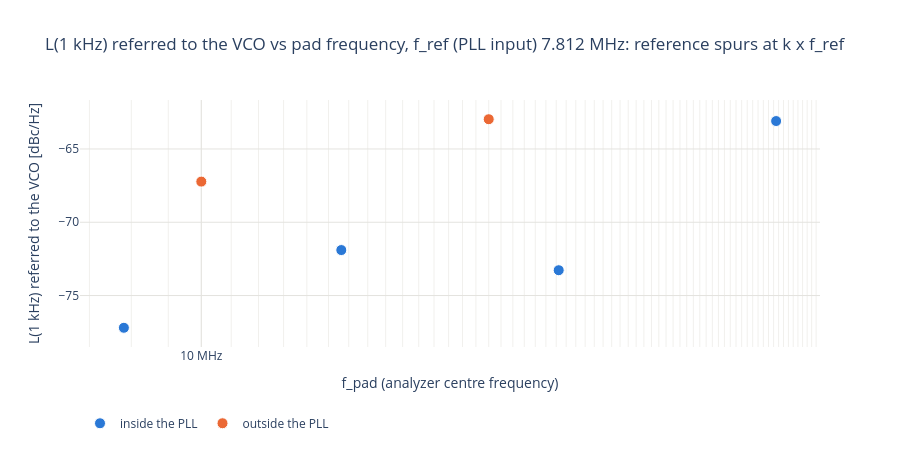

Source (notebook cell):
### Code cell
# L(f) at 1 kHz referred to the VCO vs pad frequency: the same VCO behind every divider, so this should be flat as
# long as the divider and the pad add less noise than the divided VCO. Colour = path.
fig = go.Figure()
for path, d in divs[divs["L_vco_1000"].notna()].groupby("path"):
    fig.add_scatter(x=d["f_out_meas"] / 1e6, y=d["L_vco_1000"], mode="markers", name=path,
                    marker=dict(size=11, color=PATH_COLORS[path], line=dict(color="white", width=1)),
                    customdata=np.c_[d["divider"], d["total_div"], d["L_out_1000"]],
                    hovertemplate=("%{customdata[0]} (/%{customdata[1]}): pad %{x:.4g} MHz, %{y:.1f} dBc/Hz at the VCO "
                                   "(%{customdata[2]:.1f} dBc/Hz on the pad)<extra></extra>"))
fig.update_layout(title=f"L(1 kHz) referred to the VCO vs pad frequency, {REF_TXT}", template="plotly_white",
                  height=450, legend=dict(orientation="h", y=-0.25))
fig.update_xaxes(title="f_pad (analyzer centre frequency)", gridcolor=GRID, **FREQ_AXIS)
fig.update_yaxes(title="L(1 kHz) referred to the VCO [dBc/Hz]", gridcolor=GRID)
save(fig, "L_vco_1k_vs_f_pad")

### Figure 1 — Plotly figure (JSON) as saved in the notebook; plotly's stock layout.template omitted (floating-point values rounded to 4 significant figures)
{"data": [{"customdata": [["int /16", 16, -87.18], ["int /32", 32, -103.4], ["int /64", 64, -108.0], ["int /128", 128, -119.3]], "hovertemplate": "%{customdata[0]} (/%{customdata[1]}): pad %{x:.4g} MHz, %{y:.1f} dBc/Hz at the VCO (%{customdata[2]:.1f} dBc/Hz on the pad)<extra></extra>", "marker": {"color": "#2a78d6", "line": {"color": "white", "width": 1}, "size": 11}, "mode": "markers", "name": "inside the PLL", "type": "scatter", "x": [62.5, 31.25, 15.62, 7.812], "y": [-63.09, -73.27, -71.9, -77.2]}, {"customdata": [["ext /4 x /10", 40, -95.01], ["ext /1 x /100", 100, -107.2]], "hovertemplate": "%{customdata[0]} (/%{customdata[1]}): pad %{x:.4g} MHz, %{y:.1f} dBc/Hz at the VCO (%{customdata[2]:.1f} dBc/Hz on the pad)<extra></extra>", "marker": {"color": "#eb6834", "line": {"color": "white", "width": 1}, "size": 11}, "mode": "markers", "name": "outside the PLL", "type": "scatter", "x": [25.0, 10.0], "y": [-62.97, -67.23]}], "layout": {"height": 450, "legend": {"orientation": "h", "y": -0.25}, "title": {"text": "L(1 kHz) referred to the VCO vs pad frequency, f_ref (PLL input) 7.812 MHz: reference spurs at k x f_ref"}, "xaxis": {"gridcolor": "#e4e3df", "minor": {"gridcolor": "#f1f0ed", "showgrid": true}, "ticktext": ["1 MHz", "10 MHz", "100 MHz", "1 GHz"], "tickvals": [1, 10, 100, 1000], "title": {"text": "f_pad (analyzer centre frequency)"}, "type": "log"}, "yaxis": {"gridcolor": "#e4e3df", "title": {"text": "L(1 kHz) referred to the VCO [dBc/Hz]"}}}}
